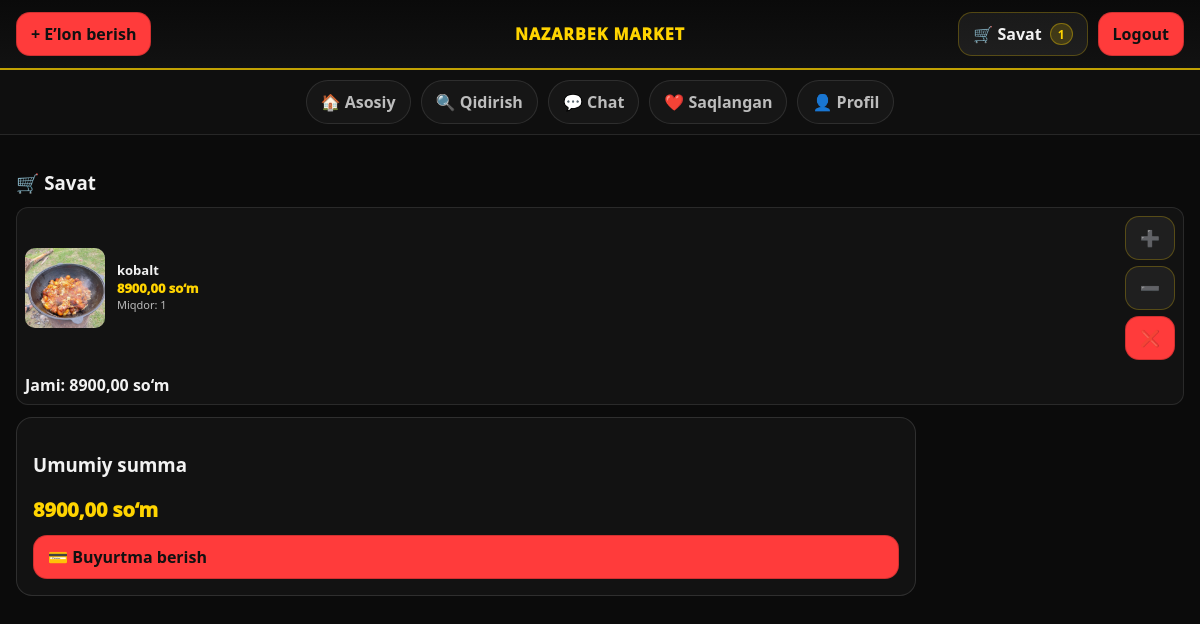
The page /products/cart/ (signed in) on the database its author committed.
### Product/models.py (models this page shows, shortened)
class CartItem(models.Model):
    user = models.ForeignKey(settings.AUTH_USER_MODEL, on_delete=models.CASCADE)
    product = models.ForeignKey(Product, on_delete=models.CASCADE)
    quantity = models.PositiveIntegerField(default=1)
    added_at = models.DateTimeField(auto_now_add=True)
    @property
    def total_price(self):
        return self.quantity * self.product.price

class Product(models.Model):
    CATEGORY_CHOICES = [
        ("elektronika", "Elektronika"),
        ("kiyim", "Kiyim-kechak"),
        ("avto", "Avtomobil"),
        ("uy", "Uy-joy"),
        ("texnika", "Texnika"),
        ("xizmat", "Xizmatlar"),
        ("boshqa", "Boshqalar"),
    ]
    owner = models.ForeignKey(
        settings.AUTH_USER_MODEL,
        on_delete=models.CASCADE,
        related_name="products"
    )
    title = models.CharField(max_length=120)
    description = models.TextField(blank=True)
    price = models.DecimalField(max_digits=12, decimal_places=2)
    category = models.CharField(max_length=30, choices=CATEGORY_CHOICES, default="boshqa")
    image = models.ImageField(upload_to="products/", blank=True, null=True)
    location_name = models.CharField(max_length=150, blank=True)
    created_at = models.DateTimeField(auto_now_add=True)
    is_active = models.BooleanField(default=True)
    phone_number=models.CharField(max_length=20)
    class Meta:
        ordering = ["-created_at"]

### Product/views.py (the view)
# urls.py: path("cart/", views.cart_view, name="cart"),
@login_required
def cart_view(request):
    items = CartItem.objects.filter(user=request.user).select_related("product")
    total = sum(i.total_price for i in items)
    return render(request, "cart.html", {
        "items": items,
        "total": total,
    })

### configapp/context_processors.py (called while the page is built)
def cart_count(request):
    if request.user.is_authenticated:
        total = CartItem.objects.filter(user=request.user).aggregate(s=Sum("quantity"))["s"] or 0
        return {"cart_count": total}
    return {"cart_count": 0}

### templates/cart.html (shortened to what this page needs)
{% extends "dashboard.html" %}
{% block content %}
<h3 style="margin-bottom:12px;">🛒 Savat</h3>
{% if items %}
  <div class="cart-list">
    {% for i in items %}
      <div class="card" style="margin-bottom:12px;">
        <div style="display:flex; gap:12px; align-items:center;">
          {% if i.product.image %}
            <img src="{{ i.product.image.url }}"
                 style="width:80px; height:80px; object-fit:cover; border-radius:10px;">
          {% endif %}
          <div style="flex:1;">
            <h3 class="card__title">{{ i.product.title }}</h3>
            <div class="card__price">{{ i.product.price }} so‘m</div>
            <div class="card__meta">
              Miqdor: {{ i.quantity }}
            </div>
          </div>
          <div style="display:flex; flex-direction:column; gap:6px;">
            <a href="{% url 'cart_add' i.product.id %}" class="btn btn--dark">➕</a>
            <a href="{% url 'cart_decrease' i.id %}" class="btn btn--dark">➖</a>
            <a href="{% url 'cart_remove' i.id %}" class="btn btn--red">❌</a>
          </div>
        </div>
        <div style="margin-top:8px; font-weight:900;">
          Jami: {{ i.total_price }} so‘m
        </div>
      </div>
    {% endfor %}
  </div>
  <div class="form-card">
    <h3>Umumiy summa</h3>
    <div style="font-size:20px; font-weight:1000; color:var(--yellow);">
      {{ total }} so‘m
    </div>
    <a href="#" class="btn btn--red" style="width:100%; margin-top:12px;">
      💳 Buyurtma berish
    </a>
  </div>
{% else %}
  <p class="muted">Savat bo‘sh.</p>
{% endif %}
{% endblock %}

### static/dashboard.css (style rules this page uses)
:root { --bg:#0b0b0b; --panel:#121212; --panel2:#0f0f0f; --text:#f2f2f2; --muted:#bdbdbd; --yellow:#ffd400; --red:#ff3b3b; --stroke:rgba(255,255,255,.12); --sidebar-w:320px; --gap:18px; }
* { box-sizing:border-box; }
html,body { height:100%; }
body { margin:0; font-family:system-ui,-apple-system,Segoe UI,Roboto,Arial,sans-serif; background:var(--bg); color:var(--text); }
a { color:inherit; text-decoration:none; }
.btn { display:inline-flex; align-items:center; gap:8px; padding:10px 14px; border-radius:14px; font-weight:900; border:1px solid rgba(255,255,255,.14); background:rgba(255,255,255,.04); color:var(--text); }
.btn--red { background:var(--red); color:#111; border-color:rgba(0,0,0,.18); }
.btn--dark { background:rgba(255,255,255,.06); border-color:rgba(255,212,0,.25); }
.card { display:flex; flex-direction:column; background:rgba(255,255,255,.03); border:1px solid rgba(255,255,255,.10); border-radius:12px; padding:8px; gap:6px; }
.card__title { font-size:13px; font-weight:900; margin:0; line-height:1.2; }
.card__price { font-size:13px; font-weight:1000; color:var(--yellow); }
.card__meta { font-size:11px; opacity:.75; }
.form-card { background:rgba(255,255,255,.03); border:1px solid rgba(255,255,255,.12); border-radius:16px; padding:16px; max-width:900px; }

### rows shown on the page
CartItem: product.image (picture), product "kobalt", product.price "8900,00", quantity "1", total_price "8900,00"

### other values the page prints
{{ cart_count|default:0 }} "1"
{{ total }} "8900,00"
